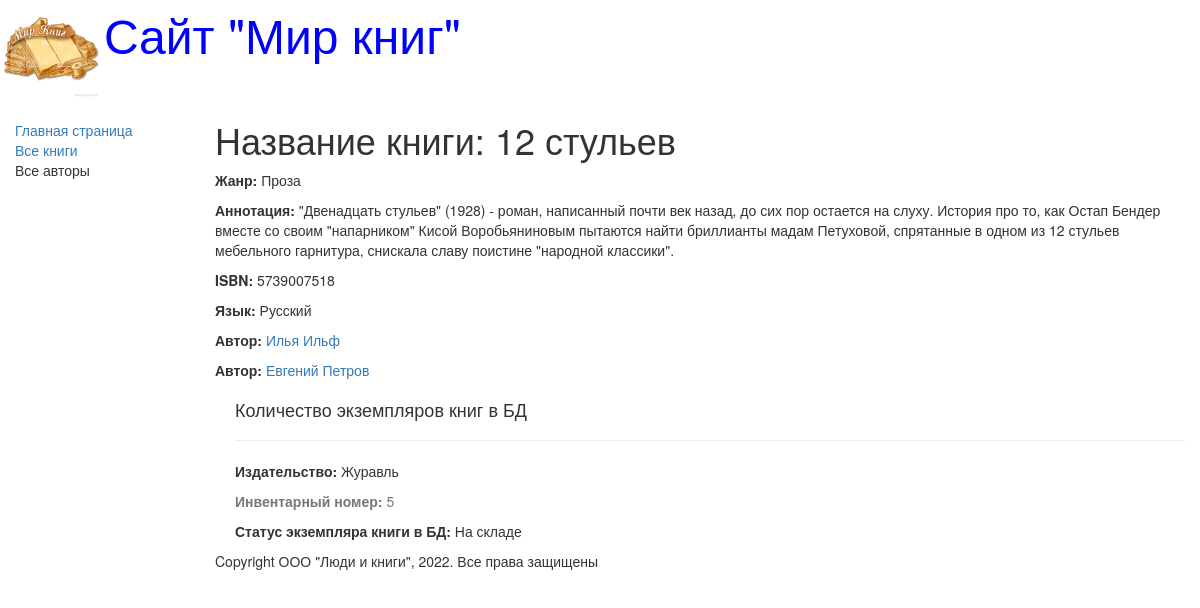
The app's page /books/4 with its own data.
### catalog/models.py (models this page shows, shortened)
class Book(models.Model):
    title = models.CharField(max_length=200,
                             help_text='Введите название книги',
                             verbose_name='Название книги')
    genre = models.ForeignKey("Genre", on_delete=models.CASCADE,
                              help_text='Выберите жанр для книги',
                              verbose_name='Жанр книги', null=True)
    language = models.ForeignKey("Language",
                                 on_delete=models.CASCADE,
                                 help_text='Выберите язык книги',
                                 verbose_name='Язык книги', null=True)
    author = models.ManyToManyField("Author",
                                    help_text='Выберите автора книги',
                                    verbose_name='Автор книги')
    summary = models.TextField(max_length=1000,
                               help_text='Введите краткое описание книги',
                               verbose_name='Аннотация книги')
    isbn = models.CharField(max_length=13,
                            help_text='Должно содержать 13 символов',
                            verbose_name='ISBN книги')
    def display_author(self):
        return ', '.join([author.last_name for author in self.author.all()])
    display_author.short_description = 'Авторы'

class Genre(models.Model):
    name = models.CharField(max_length=200,
                            help_text=" Введите жанр книги",
                            verbose_name='Жанр книги'
                            )
    def __str__(self):
        return self.name

class Language(models.Model):
    name = models.CharField(max_length=20,
                            help_text=" Введите язык книги",
                            verbose_name='Язык книги'
                            )
    def __str__(self):
        return self.name

class Author(models.Model):
    first_name = models.CharField(max_length=100,
                                  help_text=" Введите имя автора",
                                  verbose_name='Имя автора')
    last_name = models.CharField(max_length=100,
                                 help_text=" Введите фамилию автора",
                                 verbose_name='Фамилия автора')
    date_of_birth = models.DateField(help_text='Введите дату рождения',
                                     verbose_name="Дата рождения",
                                     null=True, blank=True)
    date_of_death = models.DateField(help_text='Введите дату смерти',
                                     verbose_name="Дата смерти",
                                     null=True, blank=True)

class BookInstance(models.Model):
    book = models.ForeignKey("Book", on_delete=models.CASCADE, null=True)
    inv_nom = models.CharField(max_length=20, null=True,
                               help_text="Введите инвентарный номер экземпляра",
                               verbose_name='Инвентарный номер')
    imprint = models.CharField(max_length=200,
                               help_text='Введите издательство и год выпуска',
                               verbose_name='Издательство')
    status = models.ForeignKey('Status', on_delete=models.CASCADE,
                               null=True,
                               help_text="Изменить состояние экземпляра",
                               verbose_name="Статус экземпляра книга")
    due_back = models.DateField(null=True, blank=True,
                                help_text="Введите конец срока статуса",
                                verbose_name="Дата окончания статуса")

class Status(models.Model):
    name = models.CharField(
        max_length=20,
        help_text='Введите статус экземпляра книги',
        verbose_name='Статус экземпляра книги'
    )
    def __str__(self):
        return self.name

### catalog/views.py (the view)
# urls.py: re_path(r'^books/(?P<pk>\d+)$', views.BookDetailView.as_view(),
class BookDetailView(generic.DetailView):
    model = Book
    paginate_by = 3

### catalog/templates/catalog/book_detail.html (shortened to what this page needs)
{% extends "base_generic.html" %}
{% block content %}
  <h1>Название книги: {{ book.title }}</h1>
  <p><strong>Жанр:</strong> {{ book.genre }}</p>
  <p><strong>Аннотация:</strong> {{ book.summary }}</p>
  <p><strong>ISBN:</strong> {{ book.isbn }}</p>
  <p><strong>Язык:</strong> {{ book.language }}</p>
     {% for author in book.author.all %}
        <p><strong>Автор:</strong>
           <a href="">{{ author.first_name }}
                      {{author.last_name}}</a></p>
     {% endfor %}
<div style="margin-left:20px;margin-top:20px">
    <h4>Количество экземпляров книг в БД</h4>
    {% for copy in book.bookinstance_set.all %}
       <hr>
       <p><strong>Издательство:</strong> {{copy.imprint}}</p>
       <p class="text-muted"><strong>Инвентарный номер:</strong> {{copy.id}}</p>
       <p><strong>Статус экземпляра книги в БД:</strong> {{copy.status}}</p>
    {% endfor %}
  </div>
{% endblock %}   .

### records on screen
Book: title "12 стульев", genre "Проза", summary "\"Двенадцать стульев\" (1928) - роман, написанный почти век назад, до сих пор остается на слуху. История про то, как Остап Бендер вместе со своим \"напарником\" Кисой Воробьяниновым пытаются найти бриллианты мадам Петуховой, спрятанные в одном из 12 стульев мебельного гарнитура, снискала славу поистине \"народной классики\".", isbn "5739007518", language "Русский"
Author: first_name "Илья", last_name "Ильф"
Author: first_name "Евгений", last_name "Петров"
BookInstance: imprint "Журавль", id "5", status "На складе"
